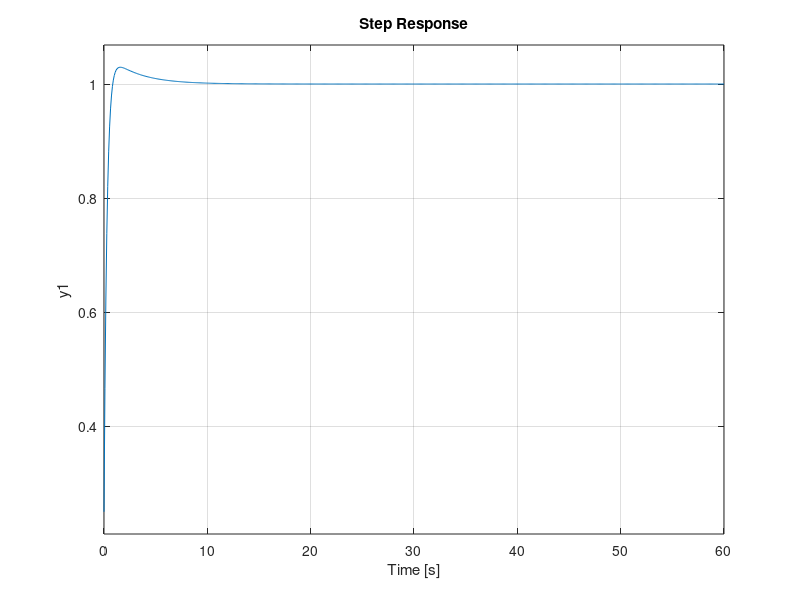

Reproduce this figure in MATLAB. (Note: this script raises an error after producing the figure.)
%% Reguleringsteknikk eksamen
%% Task 1
%% a) State-space representation
% Differential equation describing the tank water level:
%%
% $$ \frac{d}{dt}H = \frac{bV-a\sqrt{H}}{A} $$
%%
% This ode is non-linear in $\sqrt{H}$. However, we can approximate this by a
% first order taylor expansion/linearization in a neighbourhood $H_0 + \hat{H}$ around the stationary point $H_0$:
%%
% $$ \sqrt{H_0 + \hat{H}} \approx \sqrt{H_0} + \frac{1}{2\sqrt{H_0}}\cdot (H-H_o) $$
%%
% With this linearization we arrive at the linear ODE:
%% 
% $$ \frac{dH}{dt} =\frac{b}{A} V - \frac{a}{2A} \sqrt{H_0} (H-H_0) - \frac{a\sqrt{H_0}}{A} $$
%% State Space Representation
% We can find the state space representation of this system (ignoring the non-homogeneous part):
%%
% 
% $$ \frac{d}{dt} H = \left[\matrix{ - \frac{a}{2A \sqrt{H_0}}} \right] H + \left[\matrix{ \frac{b}{A}} \right]V $$
% 
%%
% Alternatively, with our constants and linearization point:
%%
%
% $$ \dot{H} = \left[\matrix{ - \frac{3\sqrt{10}}{80}} \right] H + \left[\matrix{ \frac{1}{3}} \right]V $$
%
%% 
% Our state space consists of a one-dimensional state vector H and a one-dimensional control vector V

%% b) simulink implementations
%%
% Open-loop non-linear system:
%%
%
% <<open_loop_nonlinear.png>>
%
%%
% Open-loop linear system:
%%
%
% <<open_loop_linear.png>>
%

%% c) PID design
% Now we develop a complete PID controller for our plant using the transfer function of the linearized model.

close;
s = tf('s');

A = 24; b = 8; a = 18; %water tank parameters
tf_linear = (b/A)/(s+1/(2*sqrt(10))*(a/A)); %defining transfer function as given in the task
step(tf_linear);


%%
% Now we tune all the gains to achieve the desired response
Kp = 15;
Ki = 5;
Kd = 1;

H = tf_linear; %plant transfer function
C = Kp + Ki/s + Kd*s; %PID transfer function

CH = C*H; %closed loop transfer function
closed_tf = CH/(CH+1);
step(closed_tf);

info = stepinfo(closed_tf);
overshoot     = info.Overshoot;
rise_time     = info.RiseTime;
settling_time = info.SettlingTime;

% Display results
fprintf('Overshoot: %.2f%%\n', overshoot);
fprintf('Rise Time: %.2f s\n', rise_time);
fprintf('Settling Time: %.2f s\n', settling_time);
grid on;

%% c/d) Applying the control to the non-linear and linearized plants in simulink
% With our conservative gains [Kp, Ki, Kd] = [15, 5, 1] We achieved a nice response.
%
% Here I plot the response for a setpoint of 10 an an initial tank level of 9, for both the non-linear and linear systems.
%

%%
%
% <<high_level_closed_loop.png>>
%
%%
%
% <<closed_loop_response.png>>
%
%%
% The response of the linear system here is not just a scaled version of the closed_loop unit step response, since the setpoint and initial conditions arent just scaled versions of the unit step (theres a translation in the setpoint).
% If we instead  plotted the response of a setpoint of 10 and an initial condition of 0, the response of the linearized system would be identical to a scaled version of the unit step response.

% We also see again that the linear approximation starts out good, but diverges from the true state of the system as we get further away from the linearization point.

%% Task 2
%% a) poles and zeros
% the transfer function, with canard deflection as input and pitch altitude as output, is given as:
%%
% $$ \frac{\theta}{\delta_c} = \frac{s+24}{(s-8)(s-18)} $$
%
% This system is clearly unstable, as both poles are positive real numbers (8 and 18).
% We can verify this by using pzplot and looking at the poles:

s = tf('s');
sys = (s+24)/((s-8)*(s-18));
pzplot(sys);

%% b) Step response
close;
step(sys);

%% c) Stability
% The output of our system blows up to infinity, so it is clearly unstable. 
% The open-loop system does not satisfy BIBO, and requires closed loop control to become stable.

%% d) P-control equivalent transfer function
% We add a proportional control and find an equivalent transfer function for the whole system.
% I use the simulink block diagram to help find the expression for the new system:
%%
% 
% <<tf_with_proportional_gain.png>>
% 


%%
% $$ \theta = K_p \theta_c H(s) - K_p\theta H(s)$$
%%
% $$\theta(K_p H(s) + 1) = \theta_c K_p H(s)$$
%%
% $$\frac{\theta}{\theta_c} = \frac{K_p H(s)}{K_p H(s) + 1}$$
%%
% I insert the plant model $H(s)$ to obtain the full closed loop transfer function:
%%
% $$\frac{\theta}{\theta_c} = \frac{K_p \frac{s+24}{s^2-26+144}}{K_p \frac{s+24}{s^2-26+144} + 1} $$
%%
% Finally, simplifying the fraction gives:
%%
% $$\frac{\theta}{\theta_c} = \frac{K_p s+ K_p 24}{s^2+(K_p-26)s+(144+24K_p)} $$

%% e) Kp-stable values
% We can show this mathematically by finding the Kp
% values for which all our poles are in the negative half-plane (negative real part). To do this we look we analyze the denominator of our transfer function with the quadratic formula.
%% 
% equation:
%%
% $$ s^2 + (K_p-26)s+(144+24Kp)= 0$$
%% 
% We need the real parts of the roots to both be negative. The roots are found by the quadratic equation:
%%
% $$ \frac{-(K_p-26)\pm \sqrt{(K_p-26)^2-4(144+24K_p)}}{2} $$
%%
% The strictly real part is $\frac{26-K_p}{2}$.
% If the discriminant $(K_p-26)^2-4(144+24K_p)$ is negative or zero, then the real part is just $\frac{26-K_p}{2}$, and our system is obviously stable for all $K_p > 26$.
% If the discriminant is positive however, the root will be strictly real, and we need to verify that they are still negative, by checking that 
%%
% $$-(K_p-26) > \sqrt{(K_p-26)^2-4(144+24K_p)}, \quad \forall K_p > 26  $$
%%
% $$(-K_p+26)^2 > (K_p-26)^2-4(14+24K_p)$$
%%
% $${K_p}^2-52K_p+26^2 > K_p^2-52K_p+26^2-576-96K_p $$
%%
% $$ 96K_p > 576$$
%%
% $$ K_p > 6$$
%%
% This inequality will obviously also hold for $K_p > 26$. We have now shown that all the roots have negative real parts for all $K_p > 26$, so that our system is stable. 

%% f/g/h)
% For the proportional controller i chose Kp = 147 (see full assignment in attachments):
Kp = 147;
closed_loop = (Kp*s+Kp*24)/(s^2+(Kp-26)*s+(144+24*Kp));
% We have verified that the poles of our new system are all negative real part. This means the system stable, and we can verify this
% by viewing the step response of the closed loop system:

step(closed_loop);
close;
[y,t]=step(closed_loop); %save the output values to check steady state
SS_error = abs(1-y(end))
%verifying that the new system is stable
isstable(closed_loop)
close;
pzplot(closed_loop)


%%
% Thus we have verified that our control system is stable and reaches a steady state error of 3.89%, with a steady state value of
%%
% $$(1-\frac{3.89}{100}) = 0.9611 $$

%% i)
% The new system is stable, as shown by the poles and step response.


%% Task 3
%% a/b) System transfer functions
%%
% I round off the entries in A to make my life a bit easier.
A = [0 0 1 0;
     0 0 0 1;
     0 181 0 0;
     0 782 0 0;];

B = [0;
     0;
     921;
     2921;];

C = [1 0 0 0; 
     0 1 0 0];

D = [0;
     0];

sys_ss = ss(A, B, C, D);
s = tf('s');
%%
% The easy way:
H_matlab = tf(sys_ss);
%%
% Manually:
%%
I = eye(4); % 4x4 identity
H_manual = C*((I*s-A)\B); 
%%
% We now have the transfer function for our plant, one computed with tf() and one manually.
H_matlab
%%
H_manual

% Before I move on, i remove the extremely small coefficients in the transfer functions, as they have virtually no impact)
% I verified this by checking that the poles didnt change.
close;

H_theta = (921*s^2 - 191500)/(s^4 - 782*s^2); %theta transfer function
H_alpha  = (2921)/(s^2-782); %alpha transfer function
H = [H_theta;H_alpha];

%%
% We end up with the following plant transfer functions for $\theta$ and $\alpha$:
%%
% $$ H_{\theta} = \frac{921s^2-191500}{s^4-782s^2} $$
%%
% $$ H_{\alpha} = \frac{2921}{s^2-782} $$

%% c) Plant step response
close;
subplot(2,1,1);
step(H_theta, 'b')
title('Theta response')
subplot(2,1,2);
step(H_alpha, 'r')
title('Alpha response')

%% d) poles
% Checking the poles with pzplot() and pole():
%%
close;
pzplot(H);
pole(sys_ss)

%%
% Our system has four poles:
%%
% $$ \left[0, 0, 27.9643, -27.9643 \right]$$
%%
% The system has poles in the right half-plane, and is therefore unstable.
%%
close;

%%e) Feedback gain vector
% We need to find a gain vector $\vec{k} = [k_1, k_2, k_3, k_4]$ Which brings the poles/eigenvalues to -10, for our system:
%%
% $$\dot{\vec{x}} = A\vec{x} + \vec{B}T$$
%%
% We can do this by using the acker() commands, specifying our desired pole locations
P = [-10, -10, -10, -10];
K = acker(A, B, P)
A_CL = A-B*K;

%% f) new A matrix
% We have found a K matrix/vector such that the poles of our new system is stable (this requires full state estimation). 
% We did this by implicitly defining our control input $T$ as:
% $$ T = r-\vec{k}\vec{x} $$
%%
% Where $r$ is the reference/input.
% In this way, our new system becomes:
%% 
% $$ \dot{\vec{x}} = A\vec{x} + B(r-\vec{k}\vec{x}) $$
%%
% $$ \dot{\vec{x}} = A\vec{x} + Br-B\vec{k}\vec{x} $$
%%
% $$ \dot{\vec{x}} = (A-B\vec{k})\vec{x} + Br $$

%%
% We now arrive at a new state space representation of our system, by defining our modified A-matrix $A_{CL}$:
%%
% $$ A_{CL} = (A-B\vec{k}   )$$
%%
% $$ \dot{\vec{x}} = A_{CL}\vec{x} + Br $$
%%
% $$ \vec{y} = C\vec{x} $$

A_CL

%% g) step responses
new_sys = ss(A_CL, B, C, D);
%%
close;
step(new_sys);